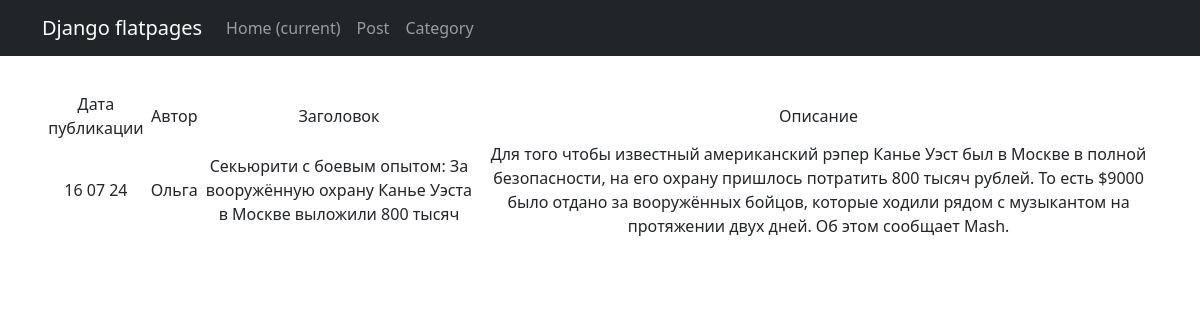
Screenshot of /news/36 with the database file from the repository.
### news/models.py (models this page shows, shortened)
class Post(models.Model):
    article = 'AR'
    news = 'NE'
    POST = [
        (news, 'Новости'),
        (article, 'Статья')
    ]
    author = models.ForeignKey(Author, on_delete=models.CASCADE, related_name='posts')
    field = models.CharField(max_length=2, choices=POST, default=news)
    time_in = models.DateTimeField(auto_now_add=True)
    category = models.ManyToManyField(Category, through='PostCategory')
    title = models.CharField(max_length=250)
    text = models.TextField()
    rating = models.IntegerField(default=0)

class Author(models.Model):
    user = models.OneToOneField(User, on_delete=models.CASCADE)
    rating = models.IntegerField(default=0)

### news/views.py (the view)
# urls.py: path('<int:pk>', PostDetail.as_view(), name='post_detail'),
class PostDetail(DetailView):
    model = Post
    template_name = 'posts.html'
    context_object_name = 'Post'

### news/templatetags/custom_filters.py (called while the page is built)
@register.filter()
def censor(value):
    for word in censor_list:
        value = value.replace(word[1:], '*' * len(word[1:]))
    return value

### templates/posts.html (shortened to what this page needs)
{% extends 'flatpages/default.html' %}
{% load custom_filters %}
{% block content %}
{% if Post %}
        <table width="100%" style="margin-top: 35px">
            <tr>
                <td>Дата публикации</td>
                <td>Автор</td>
                <td>Заголовок</td>
                <td>Описание</td>
            </tr>
            <tr>
                <td>{{ Post.time_in|date:'d m y' }}</td>
                <td>{{ Post.author.user }}</td>
                <td>{{ Post.title|censor }}</td>
                <td>{{ Post.text|censor }}</td>
            </tr>
        </table>
{% endif %}
{% endblock content %}

### rows the page displays
Post: time_in "16 07 24", author.user "Ольга", title|censor "Секьюрити с боевым опытом: За вооружённую охрану Канье Уэста в Москве выложили 800 тысяч", text|censor "Для того чтобы известный американский рэпер Канье Уэст был в Москве в полной безопасности, на его охрану пришлось потратить 800 тысяч рублей. То есть $9000 было отдано за вооружённых бойцов, которые ходили рядом с музыкантом на протяжении двух дней. Об этом сообщает Mash."
